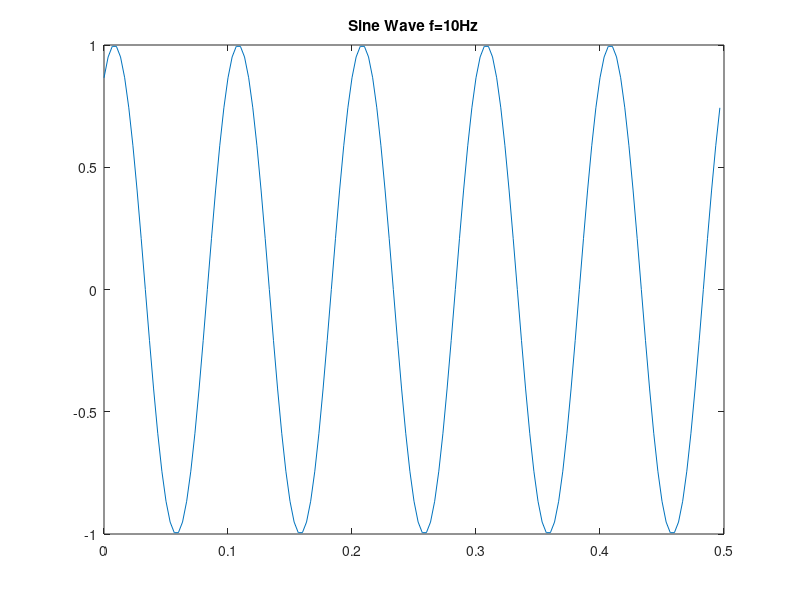
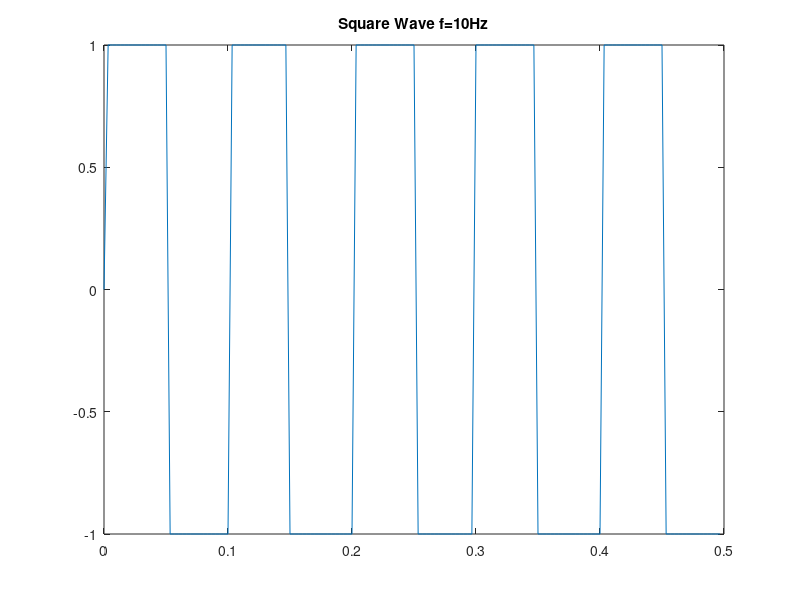
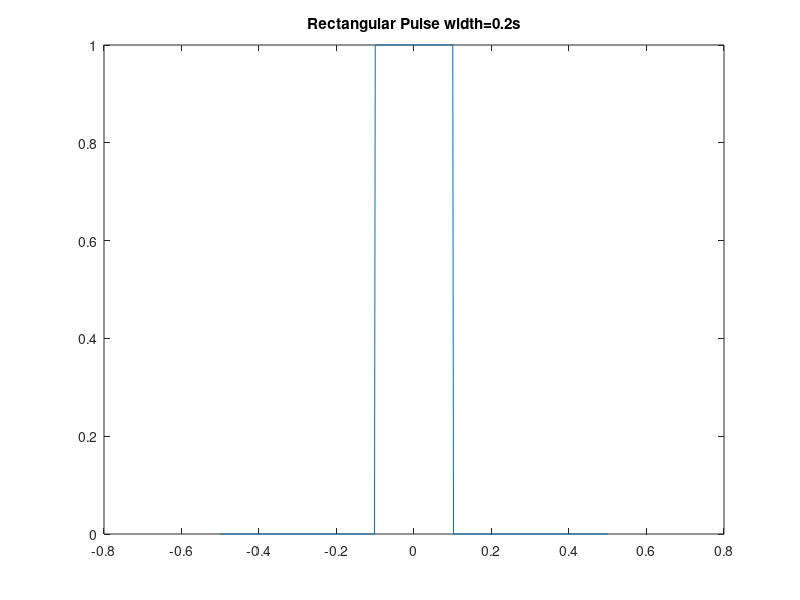
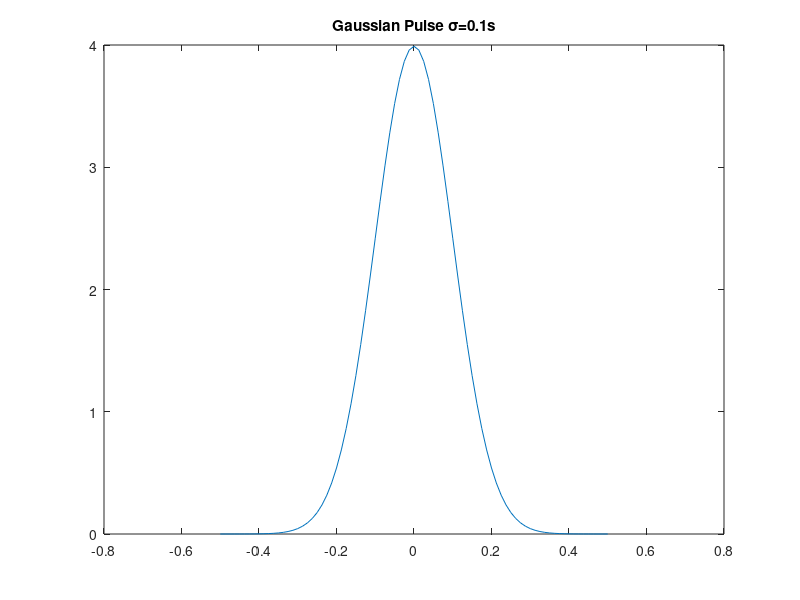

Write MATLAB code to recreate these figures, in order.
f=10; %frequency of sine wave
overSampRate=30; %oversampling rate
fs=overSampRate*f; %sampling frequency
phase = 1/3*pi; %desired phase shift in radians
nCyl = 5; %to generate five cycles of sine wave
t=0:1/fs:nCyl*1/f-1/fs; %time base
g=sin(2*pi*f*t+phase); %replace with cos if a cosine wave is desired
figure(1); plot(t,g); title(['Sine Wave f=', num2str(f), 'Hz']);


f=10; %frequency of sine wave in Hz
overSampRate=30; %oversampling rate
fs=overSampRate*f; %sampling frequency
nCyl = 5; %to generate five cycles of square wave
t=0:1/fs:nCyl*1/f-1/fs; %time base
g = sign(sin(2*pi*f*t));
figure(2); plot(t,g); title(['Square Wave f=', num2str(f), 'Hz']);


fs=500; %sampling frequency
T=0.2; %width of the rectangule pulse in seconds
t=-0.5:1/fs:0.5; %time base
g=(t >-T/2) .* (t<T/2) + 0.5*(t==T/2) + 0.5*(t==-T/2);
%g=rectpuls(t,T); %using inbuilt function (signal proc toolbox)
figure(3); plot(t,g);title(['Rectangular Pulse width=', num2str(T),'s']);


fs=80; %sampling frequency
sigma=0.1;%standard deviation
t=-0.5:1/fs:0.5; %time base
g=1/(sqrt(2*pi)*sigma)*(exp(-t.^2/(2*sigma^2)));
figure(4); plot(t,g); title(['Gaussian Pulse \sigma=', num2str(sigma),'s']);


function g=chirp_signal(t,f0,t1,f1,phase)
%g = chirp_signal(t,f0,t1,f1) generates samples of a linearly
%swept-frequency signal at the time instances defined in timebase
%array t.  The instantaneous frequency at time 0 is f0 Hertz.
%The instantaneous frequency f1 is achieved at time t1. The argument
%'phase' is optional. It defines the initial phase of the signal
%defined in radians. By default phase=0 radian
if nargin==4, phase=0; end
t0=t(1); T=t1-t0; k=(f1-f0)/T;
g=cos(2*pi*(k/2*t+f0).*t+phase);
end

fs=500; %sampling frequency
t=0:1/fs:1; %time base - upto 1 second
f0=1;% starting frequency of the chirp
f1=fs/20; %frequency of the chirp at t1=1 second
g = chirp_signal(t,f0,1,f1);
figure(5); plot(t,g); title('Chirp Signal');


